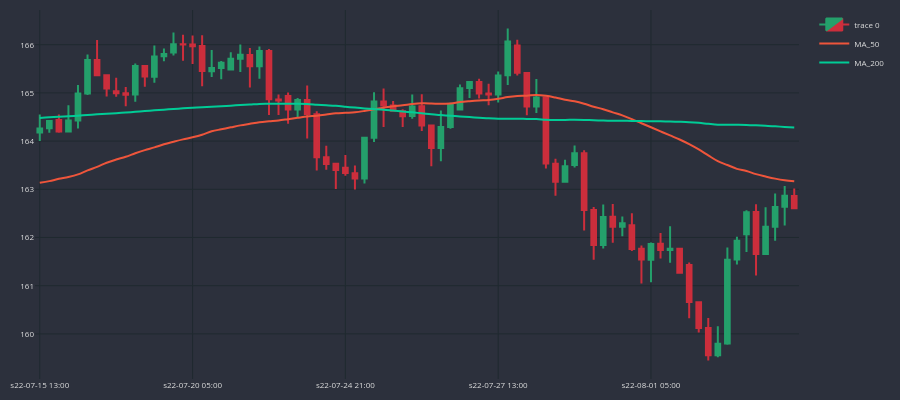

The notebook cell saved with this chart:
### Code cell
cp = Candleplot(df_an.iloc[200:280])
cp.show_plot(line_traces=[MA_S, MA_L])
